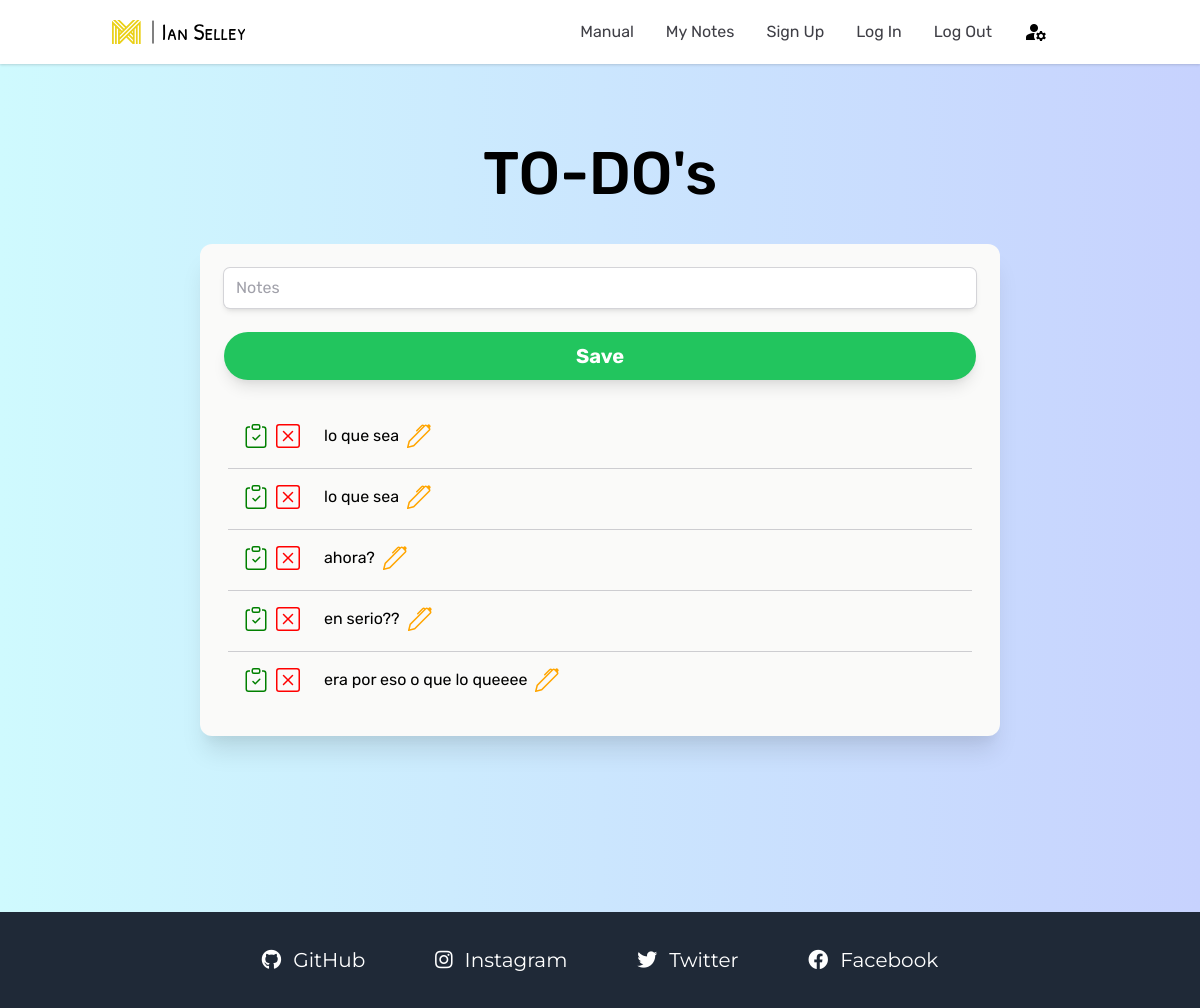
Page / (signed in) on the committed database.
### website/models.py (models this page shows)
class Note(db.Model):
    __tablename__: str = 'note'
    id = Column(Integer, primary_key=True)
    content = Column(String(1000))
    date = Column(DateTime(timezone=True), default=datetime.now)
    complete = Column(Boolean, default=False)
    user_id = Column(Integer, ForeignKey('user.id'))

### website/views.py (the view)
@views.route('/', methods=['GET', 'POST'])
@login_required
def my_notes():
    if request.method == 'POST':
        content = request.form['note_content']
        new_note = Note(content=content, user_id=current_user.id)
        db.session.add(new_note)
        db.session.commit()
        flash('Note added successfully', category='success')
    return render_template('my_notes.html', user=current_user)

### website/__init__.py (called while the page is built)
def create_app():
    app = Flask(__name__)
    app.static_folder = 'static'
    app.config['SECRET_KEY'] = 'ian'
    app.config['SQLALCHEMY_TRACK_MODIFICATIONS'] = False
    app.config['SQLALCHEMY_DATABASE_URI'] = f'sqlite:///{DB_NAME}'
    db.init_app(app)
    login_manager = LoginManager()
    login_manager.init_app(app)
    login_manager.login_view = 'auth.login'
    from .views import views
    from .auth import auth
    app.register_blueprint(views, url_prefix="/")
    app.register_blueprint(auth, url_prefix="/")
    from .models import User, Note
    create_db(app)
    @login_manager.user_loader
    def user_loader(id):
        return User.query.get(int(id))
    return app

### website/templates/my_notes.html (shortened to what this page needs)
{% extends "base.html" %}
{% block content %}
<h1 class="text-center text-6xl font-medium">TO-DO's</h1>
<div class="flex justify-center">
    <div class="w-2/3 card p-6 mt-10 mb-44">
        <form class="" method="POST">
            <input class="w-full" type="text" name="note_content" placeholder="Notes" autocomplete="off" autofocus>
            <button type="submit"
                class="my-6 w-full h-12 bg-green-500 rounded-full text-white font-bold text-xl shadow-lg hover:shadow-xl hover:bg-current-300 transition-all duration-200 ease-in-out">Save</button>
        </form>
        <ul class="divide-y divide-gray-400 divide-opacity-50">
            {% for note in user.notes %}
            <li class="m-1 p-4">
                <div class="flex items-center">
                    <div class="mr-3 flex flex-nowrap content-center">
                        <a href="/done/{{ note.id }}" class="mr-2">
                        </a>
                        <a href="/delete-note/{{ note.id }}" class="">
                        </a>
                    </div>
                    <div class="ml-3 flex items-center {% if note.complete == 1 %} complete {% endif %}"
                        id="text-plus-logo{{ note.id }}">
                        <span id="text{{ note.id }}">
                            {{ note.content }}
                        </span>
                        <button onclick="edit_note( '{{ note.id }}' )" class="ml-2">
                        </button>
                    </div>
                </div>
            </li>
            {% endfor %}
        </ul>
    </div>
</div>
{% endblock content %}

### rows in the picture
Note: content "lo que sea"
Note: content "lo que sea"
Note: content "ahora?"
Note: content "en serio??"
Note: content "era por eso o que lo queeee"
